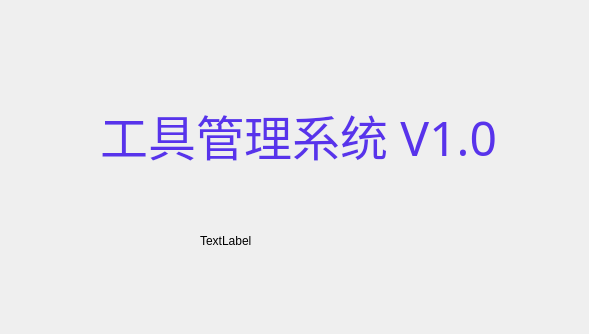
<?xml version="1.0" encoding="UTF-8"?>
<ui version="4.0">
 <class>Welcome</class>
 <widget class="QDialog" name="Welcome">
  <property name="geometry">
   <rect>
    <x>0</x>
    <y>0</y>
    <width>589</width>
    <height>334</height>
   </rect>
  </property>
  <property name="windowTitle">
   <string>Dialog</string>
  </property>
  <widget class="QLabel" name="label">
   <property name="geometry">
    <rect>
     <x>0</x>
     <y>0</y>
     <width>591</width>
     <height>71</height>
    </rect>
   </property>
   <property name="text">
    <string/>
   </property>
  </widget>
  <widget class="QLabel" name="label_2">
   <property name="geometry">
    <rect>
     <x>200</x>
     <y>180</y>
     <width>171</width>
     <height>121</height>
    </rect>
   </property>
   <property name="text">
    <string>TextLabel</string>
   </property>
  </widget>
  <widget class="QLabel" name="label_3">
   <property name="geometry">
    <rect>
     <x>100</x>
     <y>100</y>
     <width>411</width>
     <height>71</height>
    </rect>
   </property>
   <property name="font">
    <font>
     <family>方正书宋_GBK</family>
     <pointsize>36</pointsize>
    </font>
   </property>
   <property name="text">
    <string>&lt;html&gt;&lt;head/&gt;&lt;body&gt;&lt;p&gt;&lt;span style=&quot; color:#5833eb;&quot;&gt;工具管理系统 V1.0&lt;/span&gt;&lt;/p&gt;&lt;/body&gt;&lt;/html&gt;</string>
   </property>
  </widget>
 </widget>
 <resources/>
 <connections/>
</ui>
